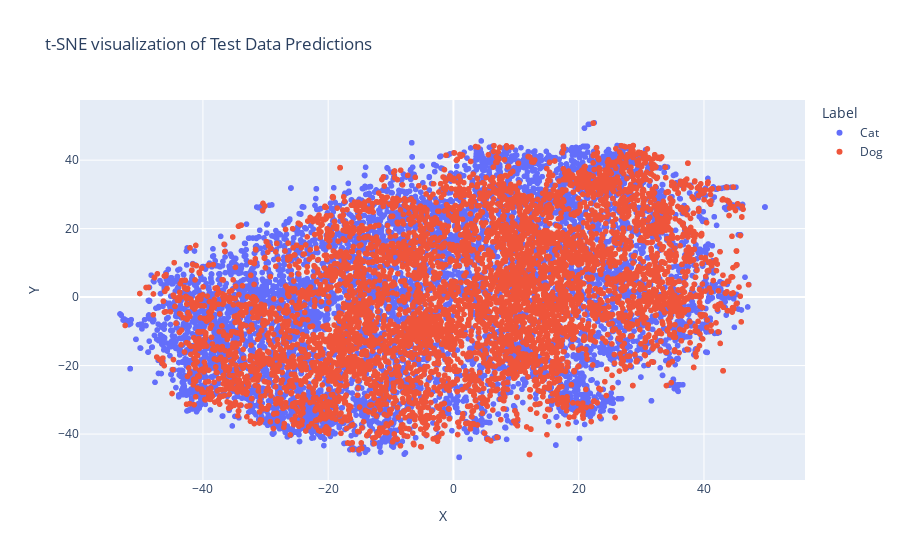

The notebook cell this image was saved under:
### Markdown cell above
### Prodigy ML Task 3 ###
Implement a support vector machine (SVM) to classify images of cats and dogs from the Kaggle dataset.

### Code cell
import numpy as np
import os
import cv2
from sklearn.model_selection import train_test_split
from sklearn.preprocessing import StandardScaler
from sklearn.svm import SVC
from sklearn.metrics import accuracy_score, classification_report, confusion_matrix
from sklearn.manifold import TSNE
from sklearn.decomposition import PCA
import matplotlib.pyplot as plt
from tqdm import tqdm
import random
from PIL import Image
import plotly.express as px
import time
import pickle
import seaborn as sns
import pandas as pd
import psutil  # To monitor memory usage

# Paths for training and test data
train_dir = r'C:\Study Material\Iternship\Prodigy\Task 3\dogs-vs-cats\train\train'
test_dir = r'C:\Study Material\Iternship\Prodigy\Task 3\dogs-vs-cats\test1\test1'

# Function to monitor memory usage
def memory_usage():
    process = psutil.Process(os.getpid())
    mem_info = process.memory_info()
    return mem_info.rss / (1024 ** 2)  # Convert bytes to MB

def load_images(folder, img_size=(64, 64), sample_count=None, label_filter=None):
    images = []
    labels = []
    filenames = os.listdir(folder)
    
    if label_filter is not None:
        filenames = [fname for fname in filenames if label_filter in fname]
    
    if sample_count:
        random.shuffle(filenames)
        filenames = filenames[:sample_count]
    
    for img in tqdm(filenames, desc=f"Loading images from {folder}"):
        try:
            img_path = os.path.join(folder, img)
            img_pil = Image.open(img_path)
            img_pil = img_pil.resize(img_size)
            img_np = np.array(img_pil) / 255.0  # Normalize pixel values
            images.append(img_np)
            labels.append(0 if 'cat' in img else 1)
        except Exception as e:
            print(f"Error loading image {img}: {e}")
    
    return np.array(images), np.array(labels)

def visualize_images(images, labels, sample_count=20):
    fig, axes = plt.subplots(4, 5, figsize=(15, 12))
    axes = axes.flatten()
    
    for i in range(sample_count):
        axes[i].imshow(images[i])
        axes[i].set_title('Cat' if labels[i] == 0 else 'Dog')
        axes[i].axis('off')
    
    plt.tight_layout()
    plt.show()

def plot_tsne_data(tsne_data, labels, title):
    df_tsne = pd.DataFrame()
    df_tsne['X'] = tsne_data[:, 0]
    df_tsne['Y'] = tsne_data[:, 1]
    df_tsne['Label'] = labels
    df_tsne['Label'] = df_tsne['Label'].map({0: 'Cat', 1: 'Dog'})
    
    fig = px.scatter(df_tsne, x='X', y='Y', color='Label', title=title)
    fig.show()

# Load and visualize images
print("Loading and visualizing images...")
cat_images, cat_labels = load_images(train_dir, sample_count=20, label_filter='cat')
visualize_images(cat_images, cat_labels, sample_count=20)

dog_images, dog_labels = load_images(train_dir, sample_count=20, label_filter='dog')
visualize_images(dog_images, dog_labels, sample_count=20)

all_images, all_labels = load_images(train_dir, sample_count=20)
visualize_images(all_images, all_labels, sample_count=20)

# Load a larger set of images for training
print("Loading full dataset...")
start_time = time.time()
images, labels = load_images(train_dir, sample_count=25000)
loading_time = time.time() - start_time
print(f"Loaded 25,000 images in {loading_time:.2f} seconds. Current memory usage: {memory_usage():.2f} MB")
images = images / 255.0

print("Shape of images array:", images.shape)
n_samples, img_height, img_width, img_channels = images.shape

# Flatten images
images_flat = images.reshape(n_samples, -1)

# Scale data
print("Scaling data...")
scaler = StandardScaler()
images_flat_scaled = scaler.fit_transform(images_flat)
print(f"Data scaled. Current memory usage: {memory_usage():.2f} MB")

# Apply PCA to reduce dimensionality
print("Applying PCA to reduce dimensionality...")
pca = PCA(n_components=0.95)  # Retain 95% of the variance
reduced_images_pca = pca.fit_transform(images_flat_scaled)
print(f"Shape of reduced data: {reduced_images_pca.shape}")

# Split the reduced data into training and validation sets
print("Splitting reduced data into training and validation sets...")
X_train, X_val, y_train, y_val = train_test_split(reduced_images_pca, labels, test_size=0.2, random_state=42)
print(f"Data split completed. Current memory usage: {memory_usage():.2f} MB")

# Train the SVM model on the reduced dataset
print("Training SVM model on reduced dataset...")
start_time = time.time()
svm = SVC(kernel='rbf')
svm.fit(X_train, y_train)
training_time = time.time() - start_time
print(f"Training completed in {training_time:.2f} seconds. Current memory usage: {memory_usage():.2f} MB")

# Validate the model
print("Validating the model...")
y_val_pred = svm.predict(X_val)

# Calculate validation accuracy
val_accuracy = accuracy_score(y_val, y_val_pred)
val_class_report = classification_report(y_val, y_val_pred, target_names=['Cat', 'Dog'])
val_conf_matrix = confusion_matrix(y_val, y_val_pred)
print(f'Validation Accuracy: {val_accuracy:.4f}')
print('Validation Classification Report:')
print(val_class_report)

# Plot confusion matrix
print('Validation Confusion Matrix:')
plt.figure(figsize=(10, 7))
sns.heatmap(val_conf_matrix, annot=True, fmt='d', cmap='Blues')
plt.ylabel('Actual')
plt.xlabel('Predicted')
plt.title('Validation Confusion Matrix')
plt.show()

# Save the model and scaler
with open('svm_model.pkl', 'wb') as f:
    pickle.dump(svm, f)
with open('scaler.pkl', 'wb') as f:
    pickle.dump(scaler, f)
with open('pca.pkl', 'wb') as f:
    pickle.dump(pca, f)

# Load and process test data
print("Loading and processing test data...")
test_images, test_labels = load_images(test_dir, sample_count=12500)
test_images = test_images / 255.0

# Flatten and scale test images
n_test_samples, test_img_height, test_img_width, test_img_channels = test_images.shape
test_images_flat = test_images.reshape(n_test_samples, -1)
test_images_flat_scaled = scaler.transform(test_images_flat)
print(f"Test data processed. Current memory usage: {memory_usage():.2f} MB")

# Apply PCA to test data
test_images_pca = pca.transform(test_images_flat_scaled)

# Test the model
print("Testing the model on unseen data...")
start_time = time.time()
y_test_pred = svm.predict(test_images_pca)
testing_time = time.time() - start_time
print(f"Testing completed in {testing_time:.2f} seconds. Current memory usage: {memory_usage():.2f} MB")

# Visualize test results
test_perplexity = min(30, n_test_samples - 1)
test_tsne = TSNE(n_components=2, perplexity=test_perplexity, random_state=42)
test_images_tsne = test_tsne.fit_transform(test_images_pca)
plot_tsne_data(test_images_tsne, y_test_pred, 't-SNE visualization of Test Data Predictions')

# Save predictions
test_predictions = pd.DataFrame({'Id': np.arange(1, n_test_samples + 1), 'Label': y_test_pred})
test_predictions['Label'] = test_predictions['Label'].map({0: 'Cat', 1: 'Dog'})
test_predictions.to_csv('test_predictions.csv', index=False)

print(f"Entire process completed. Total memory usage: {memory_usage():.2f} MB")

### Figure 1 — Plotly figure (JSON) as saved in the notebook; plotly's stock layout.template omitted (floating-point values rounded to 4 significant figures; data arrays with more than 128 entries replaced by an {"elided": "..."} marker saying what was removed)
{"data": [{"hovertemplate": "Label=Cat<br>X=%{x}<br>Y=%{y}<extra></extra>", "legendgroup": "Cat", "marker": {"color": "#636efa", "symbol": "circle"}, "mode": "markers", "name": "Cat", "showlegend": true, "type": "scattergl", "x": {"elided": "6263 float values"}, "xaxis": "x", "y": {"elided": "6263 float values"}, "yaxis": "y"}, {"hovertemplate": "Label=Dog<br>X=%{x}<br>Y=%{y}<extra></extra>", "legendgroup": "Dog", "marker": {"color": "#EF553B", "symbol": "circle"}, "mode": "markers", "name": "Dog", "showlegend": true, "type": "scattergl", "x": {"elided": "6237 float values"}, "xaxis": "x", "y": {"elided": "6237 float values"}, "yaxis": "y"}], "layout": {"legend": {"title": {"text": "Label"}, "tracegroupgap": 0}, "title": {"text": "t-SNE visualization of Test Data Predictions"}, "xaxis": {"anchor": "y", "domain": [0, 1], "title": {"text": "X"}}, "yaxis": {"anchor": "x", "domain": [0, 1], "title": {"text": "Y"}}}}
